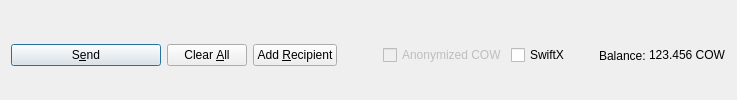
         <widget class="QFrame" name="frame_Send">
          <layout class="QHBoxLayout" name="horizontalLayout">
           <property name="bottomMargin">
            <number>0</number>
           </property>
           <item>
            <widget class="QPushButton" name="sendButton">
             <property name="minimumSize">
              <size>
               <width>150</width>
               <height>0</height>
              </size>
             </property>
             <property name="toolTip">
              <string>Confirm the send action</string>
             </property>
             <property name="text">
              <string>S&amp;end</string>
             </property>
             <property name="icon">
              <iconset resource="../cowry.qrc">
               <normaloff>:/icons/send</normaloff>:/icons/send</iconset>
             </property>
             <property name="autoDefault">
              <bool>false</bool>
             </property>
             <property name="default">
              <bool>true</bool>
             </property>
            </widget>
           </item>
           <item>
            <widget class="QPushButton" name="clearButton">
             <property name="sizePolicy">
              <sizepolicy hsizetype="Minimum" vsizetype="Fixed">
               <horstretch>0</horstretch>
               <verstretch>0</verstretch>
              </sizepolicy>
             </property>
             <property name="toolTip">
              <string>Clear all fields of the form.</string>
             </property>
             <property name="text">
              <string>Clear &amp;All</string>
             </property>
             <property name="icon">
              <iconset resource="../cowry.qrc">
               <normaloff>:/icons/remove</normaloff>:/icons/remove</iconset>
             </property>
             <property name="autoDefault">
              <bool>false</bool>
             </property>
            </widget>
           </item>
           <item>
            <widget class="QPushButton" name="addButton">
             <property name="toolTip">
              <string>Send to multiple recipients at once</string>
             </property>
             <property name="text">
              <string>Add &amp;Recipient</string>
             </property>
             <property name="icon">
              <iconset resource="../cowry.qrc">
               <normaloff>:/icons/add</normaloff>:/icons/add</iconset>
             </property>
             <property name="autoDefault">
              <bool>false</bool>
             </property>
            </widget>
           </item>
           <item>
            <spacer name="horizontalSpacer">
             <property name="orientation">
              <enum>Qt::Horizontal</enum>
             </property>
             <property name="sizeHint" stdset="0">
              <size>
               <width>40</width>
               <height>20</height>
              </size>
             </property>
            </spacer>
           </item>
           <item>
            <layout class="QHBoxLayout" name="horizontalLayout_2">
             <property name="spacing">
              <number>3</number>
             </property>
             <item>
              <widget class="QCheckBox" name="checkzCOW">
               <property name="enabled">
                <bool>false</bool>
               </property>
               <property name="text">
                <string>Anonymized COW</string>
               </property>
              </widget>
             </item>
             <item>
              <widget class="QCheckBox" name="checkSwiftTX">
               <property name="enabled">
                <bool>true</bool>
               </property>
               <property name="minimumSize">
                <size>
                 <width>85</width>
                 <height>0</height>
                </size>
               </property>
               <property name="text">
                <string>SwiftX</string>
               </property>
              </widget>
             </item>
             <item>
              <widget class="QLabel" name="label">
               <property name="text">
                <string>Balance:</string>
               </property>
              </widget>
             </item>
             <item>
              <widget class="QLabel" name="labelBalance">
               <property name="sizePolicy">
                <sizepolicy hsizetype="Preferred" vsizetype="Fixed">
                 <horstretch>0</horstretch>
                 <verstretch>0</verstretch>
                </sizepolicy>
               </property>
               <property name="cursor">
                <cursorShape>IBeamCursor</cursorShape>
               </property>
               <property name="text">
                <string notr="true">123.456 COW</string>
               </property>
               <property name="textInteractionFlags">
                <set>Qt::LinksAccessibleByMouse|Qt::TextSelectableByKeyboard|Qt::TextSelectableByMouse</set>
               </property>
              </widget>
             </item>
            </layout>
           </item>
          </layout>
         </widget>
